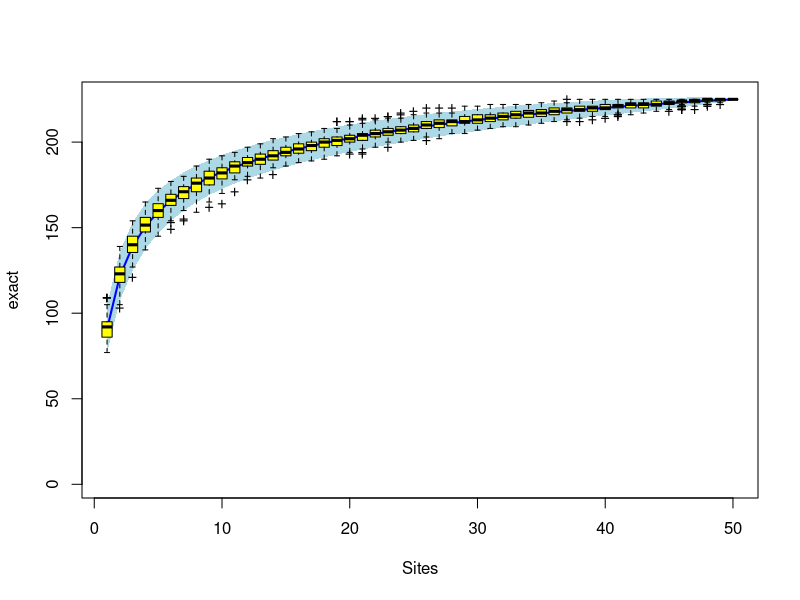
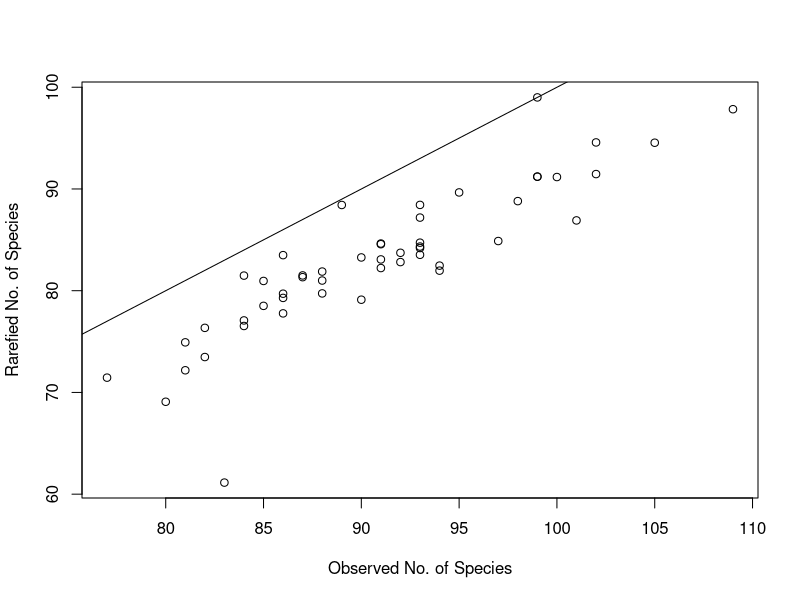
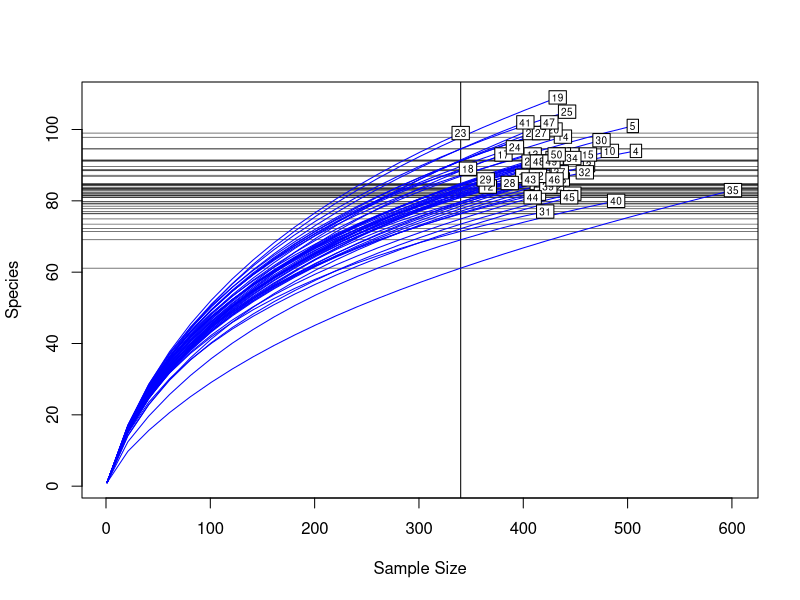

Reproduce these figures in R, in order.
# learning vegan
#8/1/2018
library(tidyverse)
library(vegan)
data(BCI)
glimpse(BCI)
head(BCI)

sp1 <- specaccum(BCI)
sp2 <- specaccum(BCI, "random")
sp2
summary(sp2)
plot(sp1, ci.type="poly", col="blue", lwd=2, ci.lty=0, ci.col="lightblue")
boxplot(sp2, col="yellow", add=TRUE, pch="+")

# now try on my dataset




data(BCI)
S <- specnumber(BCI) # observed number of species
(raremax <- min(rowSums(BCI)))
Srare <- rarefy(BCI, raremax)
plot(S, Srare, xlab = "Observed No. of Species", ylab = "Rarefied No. of Species")
abline(0, 1)
rarecurve(BCI, step = 20, sample = raremax, col = "blue", cex = 0.6)
